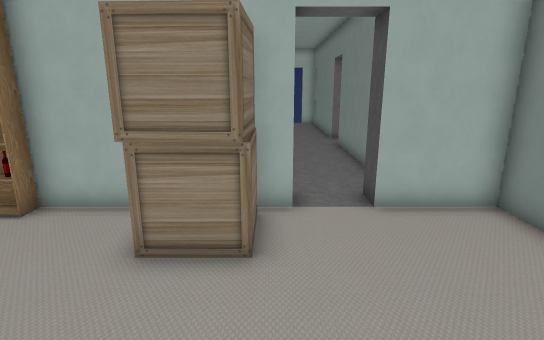
[1] (above)

13 first-person views from a walk through a 3-D level made in the Unity game engine. The camera is 1.4 m above the floor, tilts 14° down and sees 80° across. Doors are open. The floor is counted in squares, 0.5 m on a side. Each view is taken from the middle of a square. On the plan, view 1 faces up. The plan holds only what a view shows up to about 20 squares ahead; the rest is blank. The place goes on beyond the plan. The player is left out. Some animated figures are left out. Some surface patterns are stand-ins.

[2]
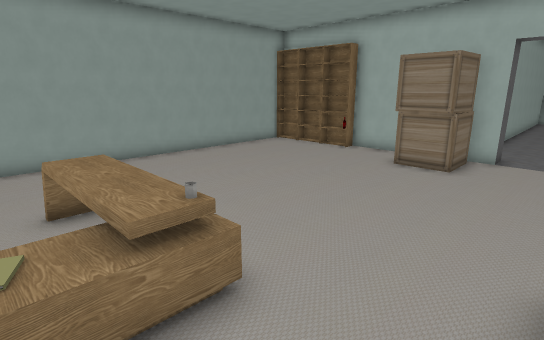

[3]
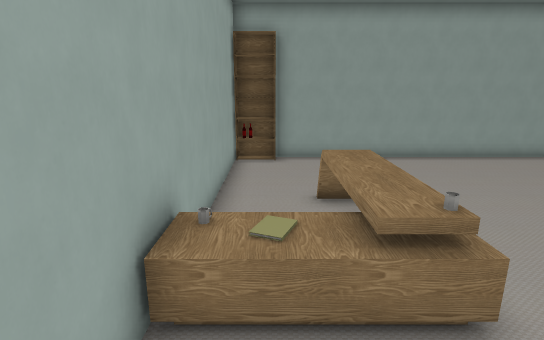

[4]
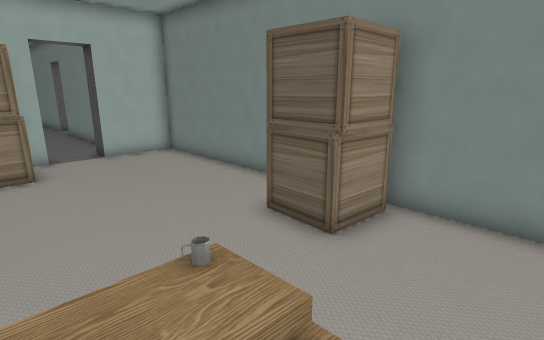

[5]
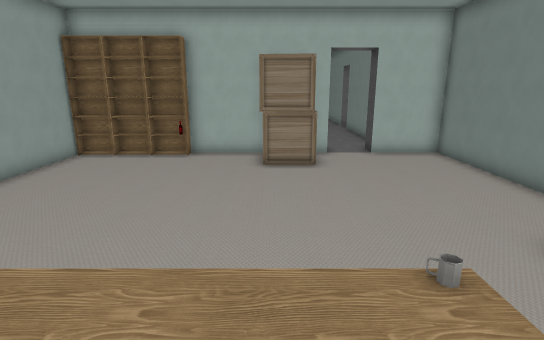

[6]
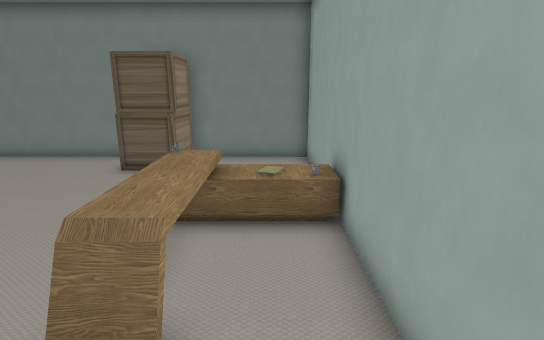

[7]
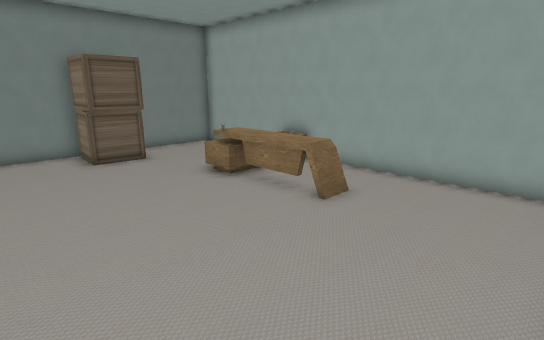

[8]
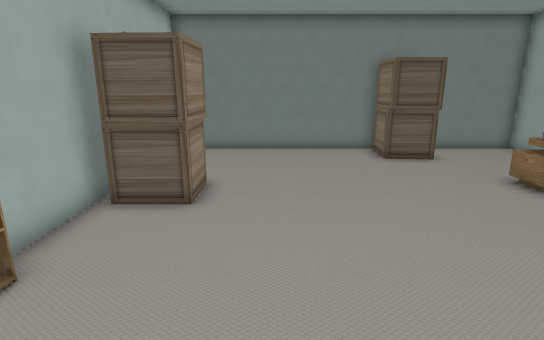

[9]
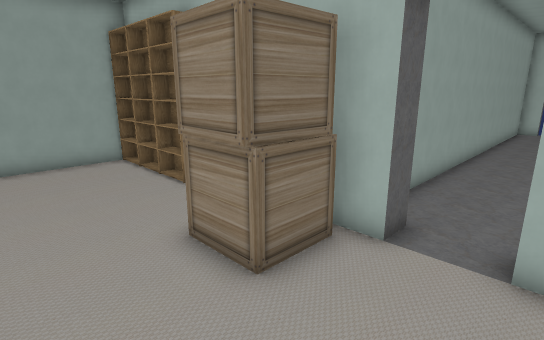

[10]
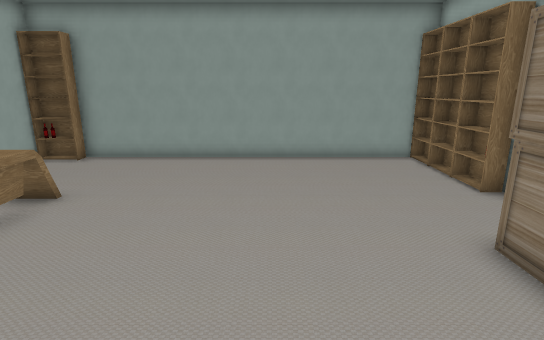

[11]
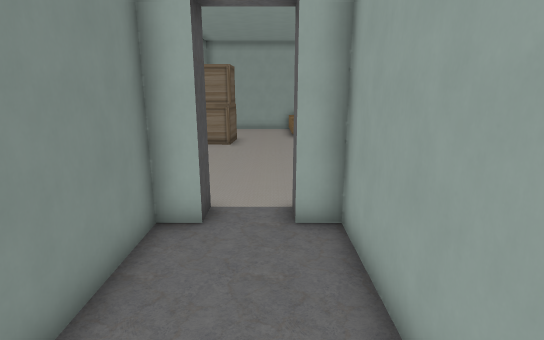

[12]
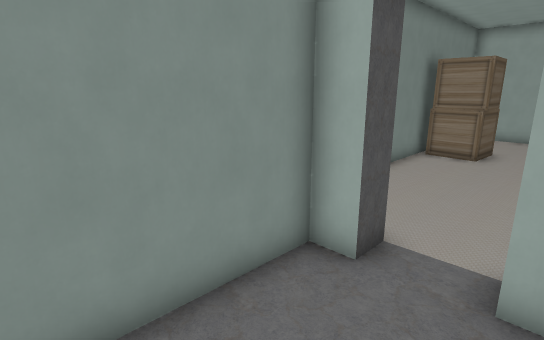

[13]
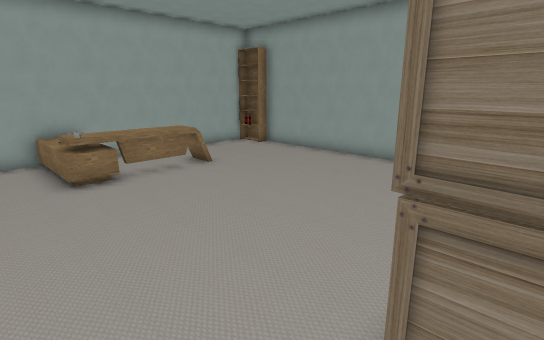

### Floor plan
Key: @ floor where view 1 was taken; # wall or solid block; . floor; D open door; O other object.
Columns run from 11 left of view 1 to 5 right of it. Each row starts with its distance up from view 1.
 16           #...#
 15           #...#
 14           #...#
 13           #...#
 12           #...#
 11           #...#
 10           #...#
  9           #...#
  8          ###..##
  7 ############..D##
  6 #........###..D.#
  5 #........###....#
  4 #...............#
  3 #...............#
  2 #...............#
  1 #...............#
  0 #..........@....#
 -1 #...............#
 -2 #.............###
 -3 #.............###
 -4 #.............###
 -5 #.....OOOOO.....#
 -6 #.........O.....#
 -7 ##........O.....#
 -8 ##........O.....#
 -9  ################

Where each view was taken, in squares from view 1:
view 1: 0 up, 0 right, facing up
view 2: 7 down, 3 right, facing up-left
view 3: 7 down, 3 right, facing left
view 4: 7 down, 2 left, facing up-right
view 5: 7 down, 2 left, facing up
view 6: 7 down, 8 left, facing right
view 7: 2 up, 10 left, facing down-right
view 8: 3 up, 10 left, facing right
view 9: 2 up, 3 right, facing up-left
view 10: 1 up, 3 right, facing left
view 11: 15 up, 1 right, facing down
view 12: 13 up, 0 right, facing down-right
view 13: 6 up, 2 right, facing down-left
